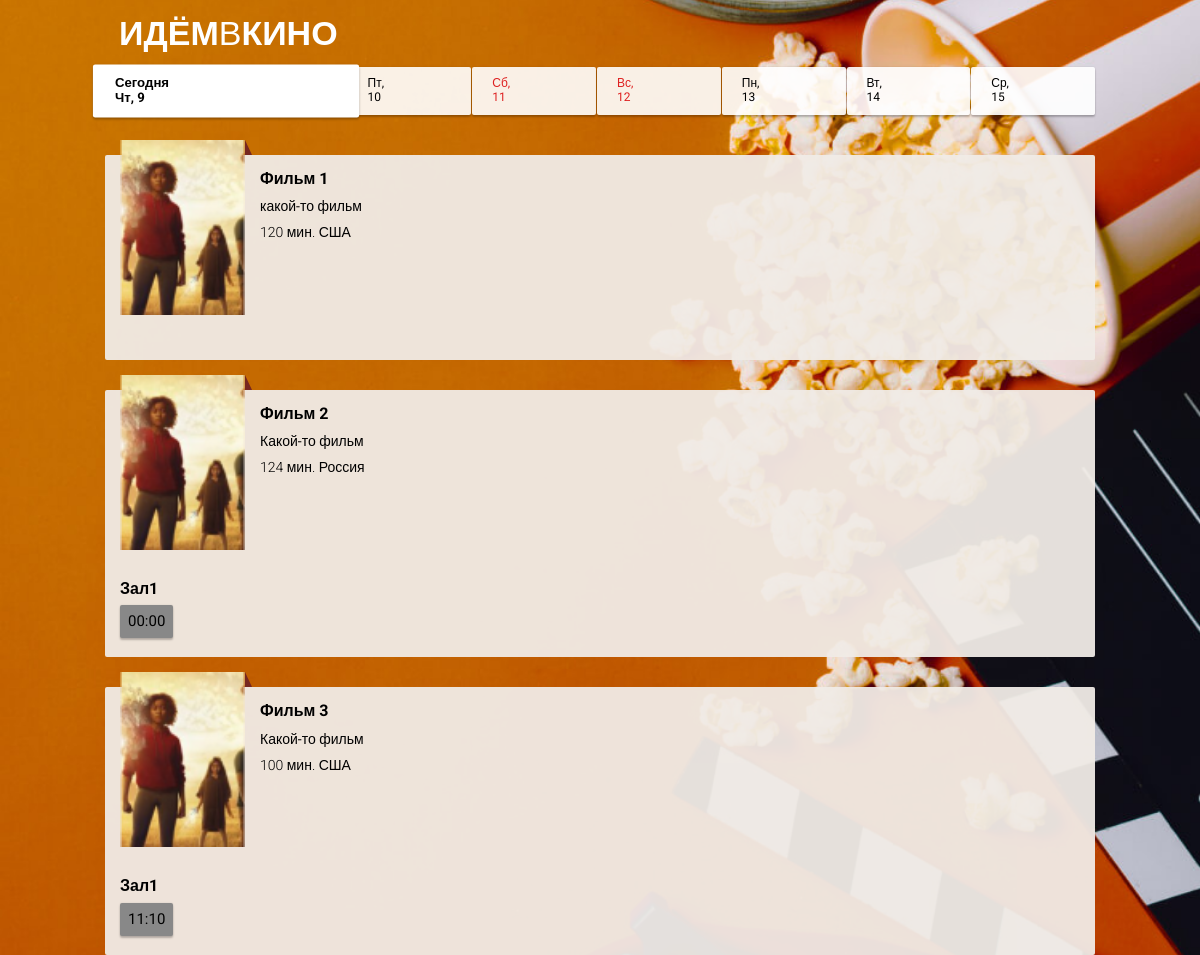
/client/index.php, run on the app's committed database.
### tables this page shows
CREATE TABLE `films` (
  `film_id` int(10) UNSIGNED NOT NULL,
  `film_name` varchar(255) NOT NULL,
  `film_duration` int(10) UNSIGNED NOT NULL,
  `film_description` text NOT NULL,
  `film_origin` varchar(30) NOT NULL
);

CREATE TABLE `halls` (
  `hall_id` int(10) UNSIGNED NOT NULL,
  `hall_name` varchar(30) NOT NULL,
  `hall_rows` int(11) NOT NULL DEFAULT 10,
  `hall_places` int(11) NOT NULL DEFAULT 10,
  `hall_config` text NOT NULL,
  `hall_price_standart` int(11) NOT NULL DEFAULT 100,
  `hall_price_vip` int(11) NOT NULL DEFAULT 350,
  `hall_open` tinyint(1) NOT NULL DEFAULT 0
);

CREATE TABLE `seances` (
  `seance_id` int(10) UNSIGNED NOT NULL,
  `seance_hallid` int(10) UNSIGNED NOT NULL,
  `seance_filmid` int(10) UNSIGNED NOT NULL,
  `seance_time` varchar(5) NOT NULL,
  `seance_start` int(10) UNSIGNED NOT NULL,
  `seance_end` int(10) UNSIGNED NOT NULL
);

### www/include/functions.php (called while the page is built)
<?php
    function getWeekDayRus($add =0){
        $days = array(
            'Вс', 'Пн', 'Вт', 'Ср',
            'Чт', 'Пт', 'Сб'
        );
        $date = date_create('now 00:00:00', new DateTimeZone('Europe/Moscow'));
        $date->modify("+$add day");
        $myDayWeek = $date->format('w');
        $weekEnd = (($myDayWeek == 0) || ($myDayWeek == 6)) ? 'page-nav__day_weekend' : '';
        $timeStamp = $date->getTimeStamp();
        $result =  array('day' => $date->format('j'),
                    'dayWeek' => $days[$myDayWeek],
                    'weekEnd' => $weekEnd,
                    'timeStamp' => $timeStamp);
        return $result;
    }
?>

### www/classes/Database.php (called while the page is built, shortened)
<?php
    class Database
    {
        private $linkDB;
        private $response = array();
        private function connect() {
            $this->linkDB = mysqli_connect(BD_HOST, BD_USER_NAME, BD_PASSWORD, DB_NAME, DB_PORT);
        }
        public  function mysqlQuery($query)
        {
            $result = mysqli_query($this->linkDB, $query);
            $this->response["result"] = (is_bool($result)) ? $result : mysqli_fetch_all($result, MYSQLI_ASSOC);
            $this->response["err"] = mysqli_errno($this->linkDB);
            $this->response["errMessage"] = mysqli_error($this->linkDB);
            return $this->response;
        }
        public function updateFilms() {
            return  $this->mysqlQuery("SELECT * FROM films ORDER BY film_name");
        }
        public function updateSeances() {
            return $this->mysqlQuery("SELECT * FROM seances ORDER BY seance_start");
        }
    }

### www/client/index.php (the view, shortened to what this page needs)
<?php
    require $_SERVER['DOCUMENT_ROOT'] . '/include/functions.php';
    if (!isset($_SESSION['halls'])) {
      $query = "SELECT * FROM halls WHERE `hall_open`='1'";
      $response = array($_SESSION['database']->mysqlQuery($query));
    }
    if (!isset($_SESSION['films'])) {
      $response = $_SESSION['database']->updateFilms();
    }
    if (!isset($_SESSION['seances'])) {
      $response = $_SESSION['database']->updateSeances();
    }
?>
<!DOCTYPE html>
<html lang="ru">
<head>
  <link rel="stylesheet" href="/client/css/normalize.css">
  <link rel="stylesheet" href="/client/css/styles.css">
</head>
<body>
  <header class="page-header">
    <h1 class="page-header__title">Идём<span>в</span>кино</h1>
  </header>
  <nav class="page-nav">
<?php $chose = 'page-nav__day_today page-nav__day_chosen ';
      for ($i=0; $i<7; $i++) {
         $weekDayRus = getWeekDayRus((int) $i); ?>
          <a class="page-nav__day <?php echo $chose . $weekDayRus['weekEnd']; ?>" href="#" data-time-stamp="<?php echo $weekDayRus['timeStamp']; ?>">
            <span class="page-nav__day-week"><?php echo $weekDayRus['dayWeek']; ?></span><span class="page-nav__day-number"><?php echo $weekDayRus['day']; ?></span>
          </a>
<?php   $chose = '';
      } ?>
  </nav>
  <main>
<?php
  foreach($_SESSION['films'] as $film) {
?>
    <section class="movie">
      <div class="movie__info">
        <div class="movie__poster">
          <img class="movie__poster-image" alt="<?php echo $film['film_name'] ?> постер" src="../img/posters/<?php echo $film['film_id'] ?>.png">
        </div>
        <div class="movie__description">
          <h2 class="movie__title"><?php echo $film['film_name'] ?></h2>
          <p class="movie__synopsis"><?php echo $film['film_description'] ?></p>
          <p class="movie__data">
            <span class="movie__data-duration"><?php echo $film['film_duration'] ?> мин. </span>
            <span class="movie__data-origin"><?php echo $film['film_origin'] ?></span>
          </p>
        </div>
      </div>
      <?php
        foreach($_SESSION['halls'] as $hall) {
          $seancesForFilm = array_filter($_SESSION['seances'], function($seance) use ($hall, $film)  {
            return (($seance['seance_hallid'] == $hall['hall_id']) && ($seance['seance_filmid'] == $film['film_id']));
          });
          if (count($seancesForFilm)) { ?>
            <div class="movie-seances__hall">
              <h3 class="movie-seances__hall-title"><?php echo $hall['hall_name']; ?></h3>
              <ul class="movie-seances__list">
<?php           foreach($seancesForFilm as $seance) { ?>
                 <li class="movie-seances__time-block"><a class="movie-seances__time" href="#" data-seance-id="<?php echo $seance['seance_id']; ?>" data-seance-start="<?php echo $seance['seance_start']; ?>"><?php echo $seance['seance_time']; ?></a></li>
<?php           }  ?>
              </ul>
            </div>
<?php     }
        }
      ?>
    </section>
<?php
  }
?>
  </main>
</body>
</html>

### www/client/css/styles.css (style rules this page uses)
* { margin: 0; padding: 0; box-sizing: border-box; }
html { font-family: "Roboto", sans-serif; font-size: 62.5%; }
body { background-image: url("../i/background.jpg"); background-size: cover; background-attachment: fixed; background-position: right; }
.page-header { padding: 1.4rem; }
.page-header__title { margin: 0; font-weight: 900; font-size: 3.4rem; color: #FFFFFF; text-transform: uppercase; }
.page-header__title span { font-weight: 100; }
.page-nav { position: sticky; top: 2px; padding-bottom: 1rem; display: flex; flex-wrap: nowrap; align-items: stretch; color: #000000; z-index: 10; }
.page-nav .page-nav__day { flex-basis: calc(100% / 8); font-size: 1.2rem; padding: 1rem; background: rgba(255, 255, 255, 0.9); box-shadow: 0px 2px 2px rgba(0, 0, 0, 0.24), 0px 0px 2px rgba(0, 0, 0, 0.12); border-radius: 2px; text-decoration: none; color: #000000; }
.page-nav .page-nav__day + .page-nav__day { margin-left: 1px; }
.page-nav .page-nav__day .page-nav__day-week::after { content: ','; }
.page-nav .page-nav__day .page-nav__day-number::before { content: ' '; }
.page-nav .page-nav__day .page-nav__day-week, .page-nav .page-nav__day .page-nav__day-number { display: block; }
.page-nav .page-nav__day_chosen { flex-grow: 1; background-color: #FFFFFF; font-weight: 700; transform: scale(1.1); }
.page-nav .page-nav__day_weekend { color: #DE2121; }
.page-nav .page-nav__day_today .page-nav__day-week::before { content: 'Сегодня'; display: block; }
.page-nav .page-nav__day_today .page-nav__day-week, .page-nav .page-nav__day_today .page-nav__day-number { display: inline; }
.movie { position: relative; padding: 1.5rem; margin-top: 3rem; background: rgba(241, 235, 230, 0.95); color: #000000; }
.movie .movie__info { display: flex; }
.movie .movie__poster { position: relative; width: 12.5rem; height: 17.5rem; }
.movie .movie__poster .movie__poster-image { position: relative; top: -3rem; width: 12.5rem; height: 17.5rem; }
.movie .movie__poster::after { content: ''; display: block; position: absolute; right: -0.7rem; top: -3rem; border: 1.5rem solid transparent; border-bottom: 0 solid transparent; border-right: 0 solid transparent; border-left: 0.7rem solid #772720; }
.movie .movie__description { flex-grow: 1; padding-left: 1.5rem; }
.movie .movie__title { font-weight: 700; font-size: 1.6rem; }
.movie .movie__synopsis { font-size: 1.4rem; margin-top: 1rem; }
.movie .movie__data { font-size: 1.4rem; font-weight: 300; margin-top: 1rem; }
.movie .movie-seances__hall .movie-seances__hall-title { font-weight: 700; font-size: 1.6rem; }
.movie .movie-seances__hall .movie-seances__list { margin-top: 0.7rem; font-size: 0; }
.movie .movie-seances__hall .movie-seances__time-block { display: inline-block; margin-bottom: 4px; }
.movie .movie-seances__hall .movie-seances__time-block:nth-last-of-type(n + 1) { margin-right: 4px; }
.movie .movie-seances__hall .movie-seances__time { display: block; padding: 8px; box-shadow: 0px 2px 2px rgba(0, 0, 0, 0.24), 0px 0px 2px rgba(0, 0, 0, 0.12); border-radius: 2px; background-color: #FFFFFF; color: #000000; text-decoration: none; font-size: 1.5rem; }
@media screen and (min-width: 479px) { .page-nav .page-nav__day { padding: 1rem 2rem; } }
@media screen and (min-width: 990px) { .page-header, nav, main { width: 990px; margin: auto; } }
@media screen and (min-width: 990px) { .movie, .buying { border-radius: 2px; } }
.movie .movie-seances__hall .acceptin-button-disabled { background-color: #888888; pointer-events: none }

### data on the page
films: film_name "Фильм 1", film_description "какой-то фильм", film_duration "120", film_origin "США"
films: film_name "Фильм 2", film_description "Какой-то фильм", film_duration "124", film_origin "Россия"
halls: hall_name "Зал1"
seances: seance_time "00:00"
films: film_name "Фильм 3", film_description "Какой-то фильм", film_duration "100", film_origin "США"
seances: seance_time "11:10"

### other printed values
$weekDayRus['dayWeek'] "Чт"
$weekDayRus['day'] "9"
$weekDayRus['dayWeek'] "Пт"
$weekDayRus['day'] "10"
$weekDayRus['dayWeek'] "Сб"
$weekDayRus['day'] "11"
$weekDayRus['dayWeek'] "Вс"
$weekDayRus['day'] "12"
$weekDayRus['dayWeek'] "Пн"
$weekDayRus['day'] "13"
$weekDayRus['dayWeek'] "Вт"
$weekDayRus['day'] "14"
$weekDayRus['dayWeek'] "Ср"
$weekDayRus['day'] "15"
